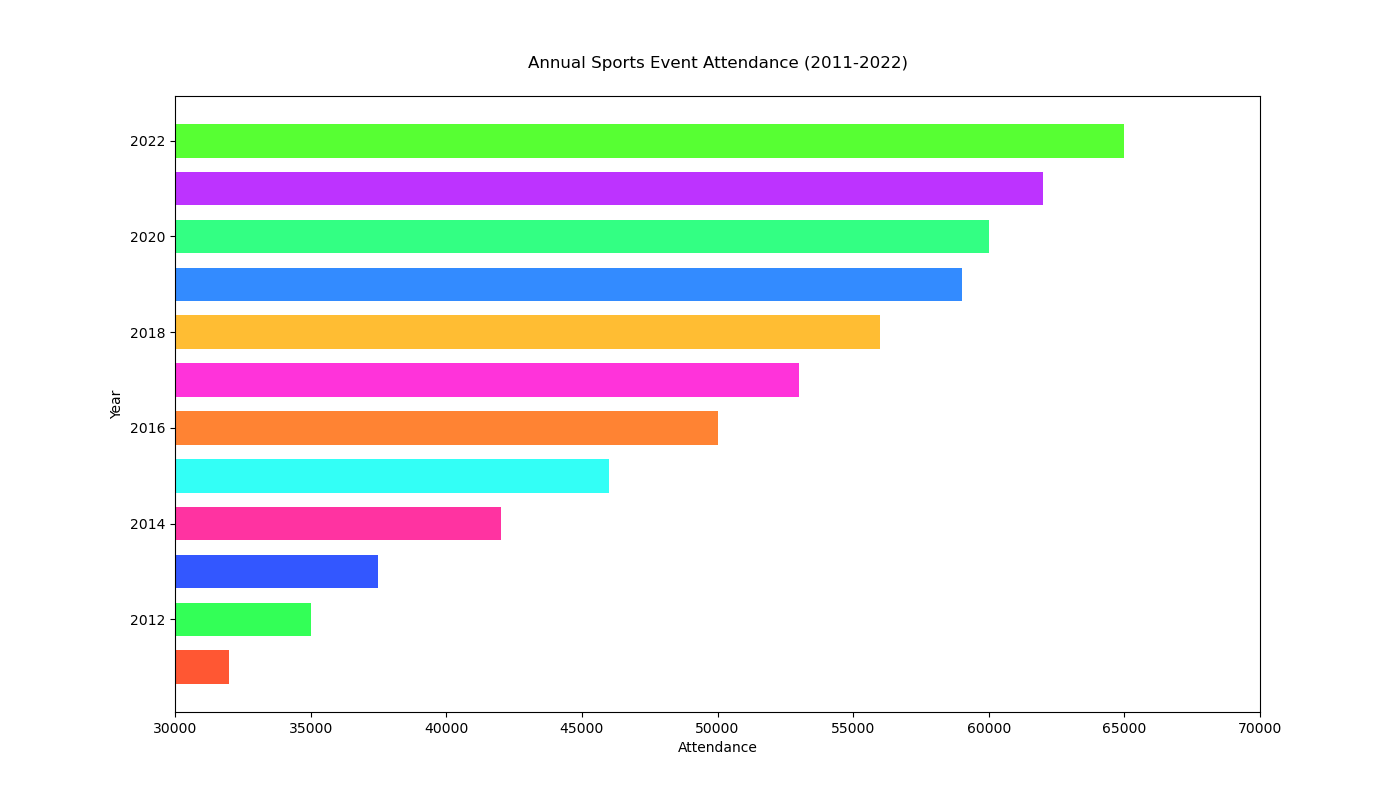

This chart was generated by the following Python code:

import matplotlib.pyplot as plt

# Data
years = [
    2011, 2012, 2013, 2014, 2015,
    2016, 2017, 2018, 2019, 2020,
    2021, 2022
]
attendance = [
    32000, 35000, 37500, 42000, 46000,
    50000, 53000, 56000, 59000, 60000,
    62000, 65000
]

# Plot configuration
plt.figure(figsize=(14, 8))
bars = plt.barh(years, attendance, height=0.7, color=[
    '#FF5733', '#33FF57', '#3357FF', '#FF33A1',
    '#33FFF6', '#FF8333', '#FF33DA', '#FFBD33',
    '#338BFF', '#33FF83', '#BD33FF', '#57FF33'
])

# Axes labels and title
plt.xlabel('Attendance')
plt.ylabel('Year')
plt.title('Annual Sports Event Attendance (2011-2022)', pad=20)

# Set y-axis limit
plt.xlim(30000, 70000)

# Show the plot
plt.show()
